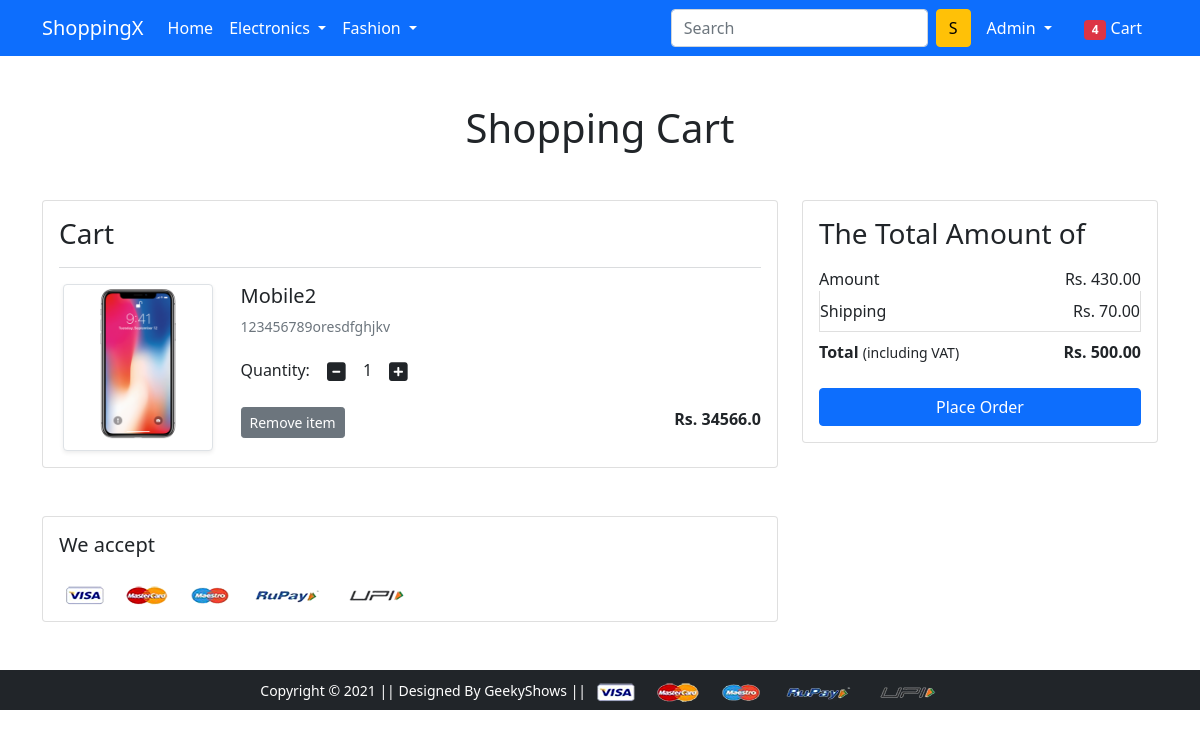
The page /cart/ (signed in) on the database as committed earlier.
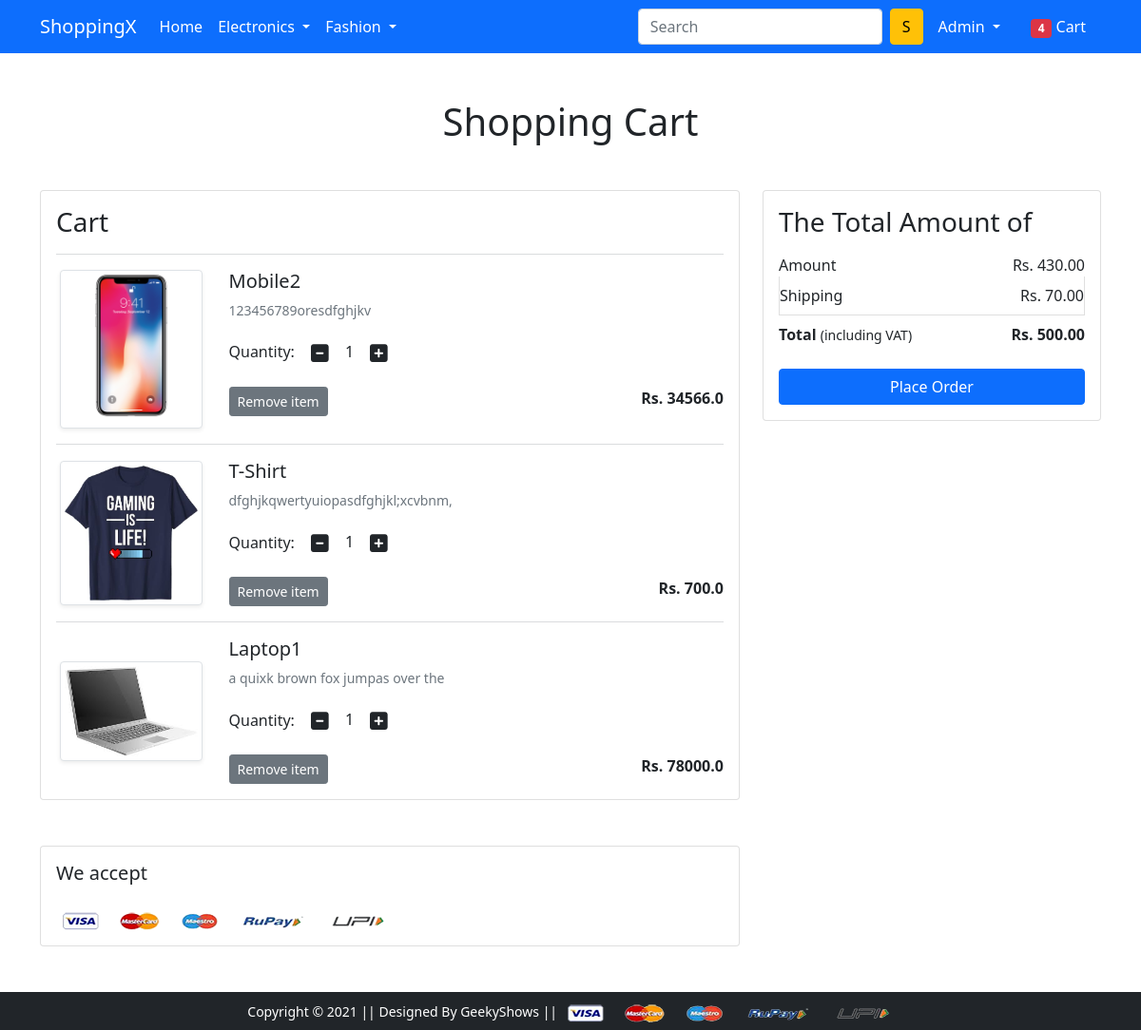
The same page on the database as committed later.
### app/models.py (models this page shows, shortened)
class Cart(models.Model):
    user = models.ForeignKey(User, on_delete=models.CASCADE)
    product = models.ForeignKey(Product, on_delete=models.CASCADE)
    quantity = models.PositiveIntegerField(default=1)

class Product(models.Model):
    title = models.CharField(max_length=80)
    selling_price = models.FloatField()
    discounted_price = models.FloatField()
    description = models.TextField()
    brand = models.CharField(max_length=50)
    category = models.CharField(choices=CATEGORY_CHOICES, max_length=2)
    product_image = models.ImageField(upload_to='productimg')

### app/views.py (the view)
# urls.py: path('cart/', views.show_cart, name='showcart'),
def show_cart(request):
    if request.user.is_authenticated:
        user = request.user
        cart = Cart.objects.filter(user=user)
        return render(request, 'app/addtocart.html', {'carts':cart})

### app/templates/app/addtocart.html (shortened to what this page needs)
{% extends 'app/base.html' %}
{% load static %}
{% block main-content %}
<div class="container my-5">
 <div class="row">
  <h1 class="text-center mb-5">Shopping Cart</h1>
  <div class="col-sm-8">
  <div class="card">
   <div class="card-body">
    <h3>Cart</h3>
    {% for cart in carts %}
    <hr class="text-muted">
    <div class="row">
     <div class="col-sm-3 text-center align-self-center"><img src="{{cart.product.product_image.url}}" alt="" srcset="" class="img-fluid img-thumbnail shadow-sm" height="150" width="150"> </div>
     <div class="col-sm-9">
      <div>
       <h5>{{cart.product.title}}</h5>
       <p class="mb-2 text-muted small">{{cart.product.description}}</p>
       <div class="my-3">
        <label for="quantity">Quantity:</label>
        <a class="minus-cart btn"><i class="fas fa-minus-square fa-lg"></i></a>
          <span id="quantity">{{cart.quantity}}</span>
        <a class="plus-cart btn"><i class="fas fa-plus-square fa-lg"></i></a>
       </div>
       <div class="d-flex justify-content-between">
        <a href="#" class="btn btn-sm btn-secondary mr-3">Remove item </a>
        <p class="mb-0"><span><strong>Rs. {{cart.product.discounted_price}}</strong></span></p>
       </div>
      </div>
     </div>
    </div>
    {% endfor %}
   </div>
   </div>
  </div>
  <div class="col-sm-4">
   <div class="card">
    <div class="card-body">
      <h3>The Total Amount of</h3>
      <ul class="list-group">
       <li class="list-group-item d-flex justify-content-between align-items-center border-0 px-0 pb-0">Amount<span>Rs. 430.00</span></li>
       <li class="list-group-item d-flex justify-content-between align-items-center px-0">Shipping<span>Rs. 70.00</span></li>
       <li class="list-group-item d-flex justify-content-between align-items-center border-0 px-0 mb-3">
        <div>
           <strong>Total</strong> <small>(including VAT)</small>
         </div>
         <span><strong>Rs. 500.00</strong></span>
       </li>
      </ul>
      <div class="d-grid"><a href="{% url 'checkout' %}" class="btn btn-primary">Place Order</a></div>
    </div>
   </div>
  </div>
 </div>
</div>
<div class="container">
 <div class="row">
  <div class="col-sm-8">
   <div class="card">
    <div class="card-body">
      <h5 class="mb-4">We accept</h5>
      <img src="{% static 'app/images/payment.png' %}" alt="" class="img-fluid">
    </div>
  </div>
  </div>
 </div>
</div>
{% endblock main-content %}

### app/templates/app/base.html (shortened to what this page needs)
<!doctype html>
{% load static %}
<html lang="en">
  <head>
    <link href="https://cdn.jsdelivr.net/npm/bootstrap@5.0.0-beta1/dist/css/bootstrap.min.css" rel="stylesheet">
    <link rel="stylesheet" href="{% static 'app/css/owl.carousel.min.css' %}">
    <link rel="stylesheet" href="{% static 'app/css/all.min.css' %}">
    <link rel="stylesheet" href="{% static 'app/css/style.css' %}">
  </head>
  <body>
    <nav class="navbar navbar-expand-lg navbar-dark bg-primary">
     <div class="container">
       <a class="navbar-brand" href="/">ShoppingX</a>
       <div class="collapse navbar-collapse" id="navbarSupportedContent">
         <ul class="navbar-nav me-auto mb-2 mb-lg-0">
           <li class="nav-item">
             <a class="nav-link active" aria-current="page" href="/">Home</a>
           </li>
           <li class="nav-item dropdown">
             <a class="nav-link dropdown-toggle text-white" href="#" id="electronicsDropdown" role="button" data-bs-toggle="dropdown" aria-expanded="false">
               Electronics
             </a>
           </li>
           <li class="nav-item dropdown">
             <a class="nav-link dropdown-toggle text-white" href="#" id="fashionDropdown" role="button" data-bs-toggle="dropdown" aria-expanded="false">
               Fashion
             </a>
           </li>
         </ul>
         <form class="d-flex">
           <input class="form-control me-2" type="search" placeholder="Search" aria-label="Search">
           <button class="btn btn-warning" type="submit">S</button>
         </form>
         <div>
          <ul class="navbar-nav me-auto mb-2 mb-lg-0">
            {% if request.user.is_authenticated %}
           <li class="nav-item dropdown mx-2">
              <a class="nav-link dropdown-toggle text-white" href="#" id="profileDropdown" role="button" data-bs-toggle="dropdown" aria-expanded="false">
                {{request.user.username | capfirst}}
              </a>
            </li>
            <li class="nav-item mx-2">
             <a href="{% url 'add-to-cart' %}" class="nav-link text-white"><span class="badge bg-danger">4</span> Cart </a>
            </li>
            {% endif %}
          </ul>
         </div>
       </div>
     </div>
    </nav>
    {% block main-content %} {% endblock main-content %}
    <footer class="container-fluid bg-dark text-center p-2 mt-5">
        <small class="text-white">Copyright &copy; 2021 || Designed By GeekyShows || </small>
        <img src="{% static 'app/images/payment.png' %}" alt="" srcset="" class="img-fluid" height="2px">
    </footer>
  </body>
</html>

Rows that differ between the two databases and show on the page:
added Cart: product.product_image (picture), product "T-Shirt", product.description "dfghjkqwertyuiopasdfghjkl;xcvbnm,", quantity "1", product.discounted_price "700.0"
added Cart: product.product_image (picture), product "Laptop1", product.description "a quixk brown fox jumpas over the", quantity "1", product.discounted_price "78000.0"
